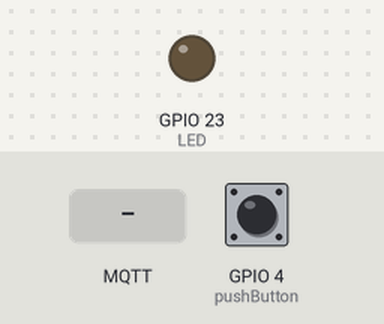
The sketch below on a simulated ESP32. On the bench: output pins drawn as LEDs (lit = HIGH). The test bench sets the inputs (shaded band); at power-on: GPIO 4 (pushButton) LOW. WiFi joins after 1.5 s; servers stay silent unless stated; no MQTT or app messages arrive unless stated; what the sketch prints to the serial monitor is not drawn.

Above: at 2.7 s.
2.8 s: MQTT message "Uno" arrives on the first subscribed topic
At 4.0 s:
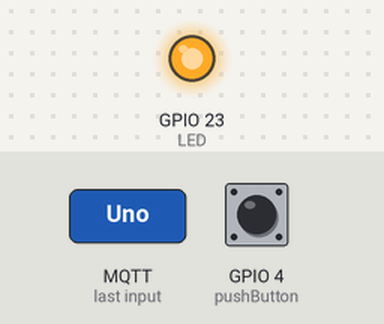
8.0 s: GPIO 4 (pushButton) pulled HIGH for 3.2 s
At 15.8 s:
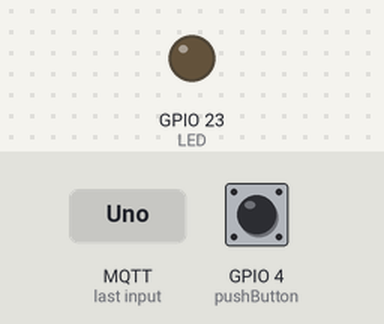
Timing chart, 0 to 17.3 s (numbered marks = the images above; inputs shaded):
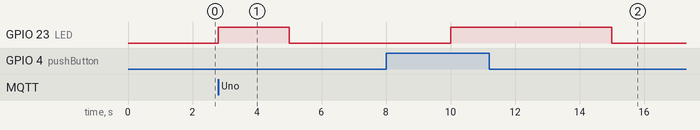

The sketch:

MQTT_Tec3D_git_TeamF.ino
```cpp
/*********

*********/

#include <Arduino.h>

#if defined(ESP8266)
#include <ESP8266WiFi.h>
#else
#include <WiFi.h>    //Automatically selected when using ESP32
#endif

#include <PubSubClient.h>

// Wifi security

const char* ssid = "Tec3D";
const char* password = "12345678";


// MQTT Broker IP address
const char* mqtt_server = " 10.25.113.24";
//const char* mqtt_server = "broker.hivemq.com";

WiFiClient espClient;
PubSubClient client(espClient);

long lastMsg = 0;
char msg[50];
float value = 0;
float Dato_Enviar = 0;


//Define
int pushButton = 4;
int LED = 23;

void setup() {
  Serial.begin(115200);
  Serial.println("Starting");
  setup_wifi();
  client.setServer(mqtt_server, 1883);
  client.setCallback(callback);

  pinMode(pushButton, INPUT);
  pinMode(LED, OUTPUT);
}

void setup_wifi() {
  delay(10);
  // connecting to a WiFi network
  Serial.println();
  Serial.print("Connecting to ");
  Serial.println(ssid);

  WiFi.begin(ssid, password);

  while (WiFi.status() != WL_CONNECTED) {
    delay(500);
    Serial.print(".");
  }

  Serial.println("");
  Serial.println("WiFi connected");
  Serial.println("IP address: ");
  Serial.println(WiFi.localIP());
}

void callback(char* topic, byte* message, unsigned int length) {
  Serial.print("Message on topic: ");
  Serial.print(topic);
  Serial.print(". Message: ");
  String messageTemp;

  for (int i = 0; i < length; i++) {
    Serial.print((char)message[i]);
    messageTemp += (char)message[i];
  }
  Serial.println();


  // If topic = "casa", check message is either "Uno" or "Dos".
  // Changes the output state according to the message
  if (String(topic) == "TeamF_sub") {
    Serial.print("Changing output to ");
    if(messageTemp == "Uno"){
      Serial.println("Uno");
      digitalWrite(LED, HIGH);
    }
    else if(messageTemp == "Dos"){
      Serial.println("off");
      digitalWrite(LED, LOW);
    }
  }
}

void reconnect() {
  // Reconnect
  while (!client.connected()) {
    Serial.print("Attempting MQTT connection...");
    // Attempt to connect
    if (client.connect("ESP32Client_TeamF")) { //"ESPClient_3" represent the client name that connects to broker
      Serial.println("connected");
      // Subscribe
      client.subscribe("TeamF_sub");          //SUBSCRIBE topic
    } else {
      Serial.print("failed, rc=");
      Serial.print(client.state());
      Serial.println(" try again in 5 seconds");
      // Wait 5 seconds before retrying
      delay(5000);
    }
  }
}
void loop() {
  if (!client.connected()) {
    reconnect();
  }

  client.loop();

  long now = millis();
  if (now - lastMsg > 5000) {
    lastMsg = now;

    // read the input pin:
    int buttonState = digitalRead(pushButton);

    // print out the state of the button:
    Serial.println(buttonState);

    // Check buttons current state
    if (buttonState == 1){
      digitalWrite(LED, HIGH);
    }else{
      digitalWrite(LED, LOW);
    }
    delay(500);               // delay

      // Convert the value to a char array
      char tempString[2]; // Changed size to 2.
      tempString[0] = (buttonState == HIGH) ? '1' : '0';  //Button state
      tempString[1] = '\0';         // Null-terminate the string.

      Serial.print("Estado: ");
      Serial.println(tempString);
      client.publish("TeamF", tempString);      //PUBLISH topic

    delay(1);  // delay in between reads for stability

    }
}
```

Measured:
- after the input at 2.8 s, GPIO 23 (LED): LOW → HIGH at once, → LOW 2.2 s later
- after the input at 8.0 s, GPIO 23 (LED): LOW → HIGH after 2.0 s, → LOW 5.0 s later
